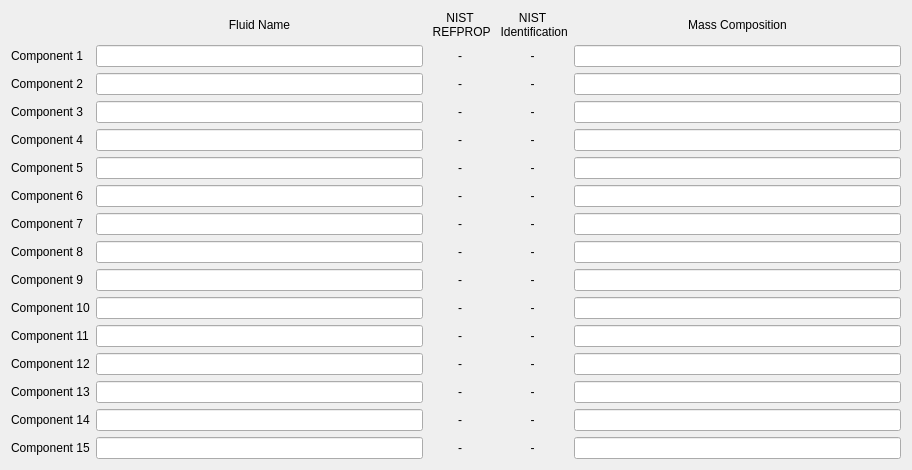
             <widget class="QWidget" name="scrollAreaWidgetContents_3">
              <property name="geometry">
               <rect>
                <x>0</x>
                <y>0</y>
                <width>912</width>
                <height>434</height>
               </rect>
              </property>
              <layout class="QGridLayout" name="gridLayout_14">
               <item row="0" column="5">
                <widget class="QLabel" name="fluid_properties_composition">
                 <property name="text">
                  <string>Mass Composition</string>
                 </property>
                 <property name="alignment">
                  <set>Qt::AlignCenter</set>
                 </property>
                </widget>
               </item>
               <item row="0" column="1">
                <widget class="QLabel" name="fluid_properties_name">
                 <property name="text">
                  <string>Fluid Name</string>
                 </property>
                 <property name="alignment">
                  <set>Qt::AlignCenter</set>
                 </property>
                </widget>
               </item>
               <item row="11" column="0">
                <widget class="QLabel" name="component_11">
                 <property name="text">
                  <string>Component 11</string>
                 </property>
                </widget>
               </item>
               <item row="2" column="3">
                <widget class="QLabel" name="component_2_nist">
                 <property name="text">
                  <string>-</string>
                 </property>
                 <property name="alignment">
                  <set>Qt::AlignCenter</set>
                 </property>
                </widget>
               </item>
               <item row="1" column="4">
                <widget class="QLabel" name="component_1_nist_identification">
                 <property name="text">
                  <string>-</string>
                 </property>
                 <property name="alignment">
                  <set>Qt::AlignCenter</set>
                 </property>
                </widget>
               </item>
               <item row="4" column="0">
                <widget class="QLabel" name="component_4">
                 <property name="text">
                  <string>Component 4</string>
                 </property>
                </widget>
               </item>
               <item row="8" column="0">
                <widget class="QLabel" name="component_8">
                 <property name="text">
                  <string>Component 8</string>
                 </property>
                </widget>
               </item>
               <item row="12" column="0">
                <widget class="QLabel" name="component_12">
                 <property name="text">
                  <string>Component 12</string>
                 </property>
                </widget>
               </item>
               <item row="1" column="1">
                <widget class="QLineEdit" name="component_1_name"/>
               </item>
               <item row="1" column="5">
                <widget class="QLineEdit" name="component_1_composition"/>
               </item>
               <item row="13" column="0">
                <widget class="QLabel" name="component_13">
                 <property name="text">
                  <string>Component 13</string>
                 </property>
                </widget>
               </item>
               <item row="2" column="1">
                <widget class="QLineEdit" name="component_2_name"/>
               </item>
               <item row="10" column="0">
                <widget class="QLabel" name="component_10">
                 <property name="text">
                  <string>Component 10</string>
                 </property>
                </widget>
               </item>
               <item row="0" column="3">
                <widget class="QLabel" name="fluid_properties_nist">
                 <property name="text">
                  <string>NIST 
 REFPROP</string>
                 </property>
                 <property name="alignment">
                  <set>Qt::AlignCenter</set>
                 </property>
                </widget>
               </item>
               <item row="9" column="0">
                <widget class="QLabel" name="component_9">
                 <property name="text">
                  <string>Component 9</string>
                 </property>
                </widget>
               </item>
               <item row="1" column="3">
                <widget class="QLabel" name="component_1_nist">
                 <property name="text">
                  <string>-</string>
                 </property>
                 <property name="alignment">
                  <set>Qt::AlignCenter</set>
                 </property>
                </widget>
               </item>
               <item row="0" column="4">
                <widget class="QLabel" name="fluid_properties_nist_identification">
                 <property name="text">
                  <string>NIST 
 Identification</string>
                 </property>
                 <property name="alignment">
                  <set>Qt::AlignCenter</set>
                 </property>
                </widget>
               </item>
               <item row="2" column="4">
                <widget class="QLabel" name="component_2_nist_identification">
                 <property name="text">
                  <string>-</string>
                 </property>
                 <property name="alignment">
                  <set>Qt::AlignCenter</set>
                 </property>
                </widget>
               </item>
               <item row="7" column="0">
                <widget class="QLabel" name="component_7">
                 <property name="text">
                  <string>Component 7</string>
                 </property>
                </widget>
               </item>
               <item row="5" column="0">
                <widget class="QLabel" name="component_5">
                 <property name="text">
                  <string>Component 5</string>
                 </property>
                </widget>
               </item>
               <item row="6" column="0">
                <widget class="QLabel" name="component_6">
                 <property name="text">
                  <string>Component 6</string>
                 </property>
                </widget>
               </item>
               <item row="2" column="5">
                <widget class="QLineEdit" name="component_2_composition"/>
               </item>
               <item row="1" column="0">
                <widget class="QLabel" name="component_1">
                 <property name="text">
                  <string>Component 1</string>
                 </property>
                </widget>
               </item>
               <item row="14" column="0">
                <widget class="QLabel" name="component_14">
                 <property name="text">
                  <string>Component 14</string>
                 </property>
                </widget>
               </item>
               <item row="2" column="0">
                <widget class="QLabel" name="component_2">
                 <property name="text">
                  <string>Component 2</string>
                 </property>
                </widget>
               </item>
               <item row="3" column="0">
                <widget class="QLabel" name="component_3">
                 <property name="text">
                  <string>Component 3</string>
                 </property>
                </widget>
               </item>
               <item row="15" column="0">
                <widget class="QLabel" name="component_15">
                 <property name="text">
                  <string>Component 15</string>
                 </property>
                </widget>
               </item>
               <item row="3" column="1">
                <widget class="QLineEdit" name="component_3_name"/>
               </item>
               <item row="4" column="1">
                <widget class="QLineEdit" name="component_4_name"/>
               </item>
               <item row="5" column="1">
                <widget class="QLineEdit" name="component_5_name"/>
               </item>
               <item row="6" column="1">
                <widget class="QLineEdit" name="component_6_name"/>
               </item>
               <item row="7" column="1">
                <widget class="QLineEdit" name="component_7_name"/>
               </item>
               <item row="8" column="1">
                <widget class="QLineEdit" name="component_8_name"/>
               </item>
               <item row="9" column="1">
                <widget class="QLineEdit" name="component_9_name"/>
               </item>
               <item row="10" column="1">
                <widget class="QLineEdit" name="component_10_name"/>
               </item>
               <item row="11" column="1">
                <widget class="QLineEdit" name="component_11_name"/>
               </item>
               <item row="12" column="1">
                <widget class="QLineEdit" name="component_12_name"/>
               </item>
               <item row="13" column="1">
                <widget class="QLineEdit" name="component_13_name"/>
               </item>
               <item row="14" column="1">
                <widget class="QLineEdit" name="component_14_name"/>
               </item>
               <item row="15" column="1">
                <widget class="QLineEdit" name="component_15_name"/>
               </item>
               <item row="3" column="3">
                <widget class="QLabel" name="component_3_nist">
                 <property name="text">
                  <string>-</string>
                 </property>
                 <property name="alignment">
                  <set>Qt::AlignCenter</set>
                 </property>
                </widget>
               </item>
               <item row="4" column="3">
                <widget class="QLabel" name="component_4_nist">
                 <property name="text">
                  <string>-</string>
                 </property>
                 <property name="alignment">
                  <set>Qt::AlignCenter</set>
                 </property>
                </widget>
               </item>
               <item row="5" column="3">
                <widget class="QLabel" name="component_5_nist">
                 <property name="text">
                  <string>-</string>
                 </property>
                 <property name="alignment">
                  <set>Qt::AlignCenter</set>
                 </property>
                </widget>
               </item>
               <item row="6" column="3">
                <widget class="QLabel" name="component_6_nist">
                 <property name="text">
                  <string>-</string>
                 </property>
                 <property name="alignment">
                  <set>Qt::AlignCenter</set>
                 </property>
                </widget>
               </item>
               <item row="7" column="3">
                <widget class="QLabel" name="component_7_nist">
                 <property name="text">
                  <string>-</string>
                 </property>
                 <property name="alignment">
                  <set>Qt::AlignCenter</set>
                 </property>
                </widget>
               </item>
               <item row="8" column="3">
                <widget class="QLabel" name="component_8_nist">
                 <property name="text">
                  <string>-</string>
                 </property>
                 <property name="alignment">
                  <set>Qt::AlignCenter</set>
                 </property>
                </widget>
               </item>
               <item row="9" column="3">
                <widget class="QLabel" name="component_9_nist">
                 <property name="text">
                  <string>-</string>
                 </property>
                 <property name="alignment">
                  <set>Qt::AlignCenter</set>
                 </property>
                </widget>
               </item>
               <item row="10" column="3">
                <widget class="QLabel" name="component_10_nist">
                 <property name="text">
                  <string>-</string>
                 </property>
                 <property name="alignment">
                  <set>Qt::AlignCenter</set>
                 </property>
                </widget>
               </item>
               <item row="11" column="3">
                <widget class="QLabel" name="component_11_nist">
                 <property name="text">
                  <string>-</string>
                 </property>
                 <property name="alignment">
                  <set>Qt::AlignCenter</set>
                 </property>
                </widget>
               </item>
               <item row="12" column="3">
                <widget class="QLabel" name="component_12_nist">
                 <property name="text">
                  <string>-</string>
                 </property>
                 <property name="alignment">
                  <set>Qt::AlignCenter</set>
                 </property>
                </widget>
               </item>
               <item row="13" column="3">
                <widget class="QLabel" name="component_13_nist">
                 <property name="text">
                  <string>-</string>
                 </property>
                 <property name="alignment">
                  <set>Qt::AlignCenter</set>
                 </property>
                </widget>
               </item>
               <item row="14" column="3">
                <widget class="QLabel" name="component_14_nist">
                 <property name="text">
                  <string>-</string>
                 </property>
                 <property name="alignment">
                  <set>Qt::AlignCenter</set>
                 </property>
                </widget>
               </item>
               <item row="15" column="3">
                <widget class="QLabel" name="component_15_nist">
                 <property name="text">
                  <string>-</string>
                 </property>
                 <property name="alignment">
                  <set>Qt::AlignCenter</set>
                 </property>
                </widget>
               </item>
               <item row="3" column="4">
                <widget class="QLabel" name="component_3_nist_identification">
                 <property name="text">
                  <string>-</string>
                 </property>
                 <property name="alignment">
                  <set>Qt::AlignCenter</set>
                 </property>
                </widget>
               </item>
               <item row="4" column="4">
                <widget class="QLabel" name="component_4_nist_identification">
                 <property name="text">
                  <string>-</string>
                 </property>
                 <property name="alignment">
                  <set>Qt::AlignCenter</set>
                 </property>
                </widget>
               </item>
               <item row="5" column="4">
                <widget class="QLabel" name="component_5_nist_identification">
                 <property name="text">
                  <string>-</string>
                 </property>
                 <property name="alignment">
                  <set>Qt::AlignCenter</set>
                 </property>
                </widget>
               </item>
               <item row="6" column="4">
                <widget class="QLabel" name="component_6_nist_identification">
                 <property name="text">
                  <string>-</string>
                 </property>
                 <property name="alignment">
                  <set>Qt::AlignCenter</set>
                 </property>
                </widget>
               </item>
               <item row="7" column="4">
                <widget class="QLabel" name="component_7_nist_identification">
                 <property name="text">
                  <string>-</string>
                 </property>
                 <property name="alignment">
                  <set>Qt::AlignCenter</set>
                 </property>
                </widget>
               </item>
               <item row="8" column="4">
                <widget class="QLabel" name="component_8_nist_identification">
                 <property name="text">
                  <string>-</string>
                 </property>
                 <property name="alignment">
                  <set>Qt::AlignCenter</set>
                 </property>
                </widget>
               </item>
               <item row="9" column="4">
                <widget class="QLabel" name="component_9_nist_identification">
                 <property name="text">
                  <string>-</string>
                 </property>
                 <property name="alignment">
                  <set>Qt::AlignCenter</set>
                 </property>
                </widget>
               </item>
               <item row="10" column="4">
                <widget class="QLabel" name="component_10_nist_identification">
                 <property name="text">
                  <string>-</string>
                 </property>
                 <property name="alignment">
                  <set>Qt::AlignCenter</set>
                 </property>
                </widget>
               </item>
               <item row="11" column="4">
                <widget class="QLabel" name="component_11_nist_identification">
                 <property name="text">
                  <string>-</string>
                 </property>
                 <property name="alignment">
                  <set>Qt::AlignCenter</set>
                 </property>
                </widget>
               </item>
               <item row="12" column="4">
                <widget class="QLabel" name="component_12_nist_identification">
                 <property name="text">
                  <string>-</string>
                 </property>
                 <property name="alignment">
                  <set>Qt::AlignCenter</set>
                 </property>
                </widget>
               </item>
               <item row="13" column="4">
                <widget class="QLabel" name="component_13_nist_identification">
                 <property name="text">
                  <string>-</string>
                 </property>
                 <property name="alignment">
                  <set>Qt::AlignCenter</set>
                 </property>
                </widget>
               </item>
               <item row="14" column="4">
                <widget class="QLabel" name="component_14_nist_identification">
                 <property name="text">
                  <string>-</string>
                 </property>
                 <property name="alignment">
                  <set>Qt::AlignCenter</set>
                 </property>
                </widget>
               </item>
               <item row="15" column="4">
                <widget class="QLabel" name="component_15_nist_identification">
                 <property name="text">
                  <string>-</string>
                 </property>
                 <property name="alignment">
                  <set>Qt::AlignCenter</set>
                 </property>
                </widget>
               </item>
               <item row="3" column="5">
                <widget class="QLineEdit" name="component_3_composition"/>
               </item>
               <item row="4" column="5">
                <widget class="QLineEdit" name="component_4_composition"/>
               </item>
               <item row="5" column="5">
                <widget class="QLineEdit" name="component_5_composition"/>
               </item>
               <item row="6" column="5">
                <widget class="QLineEdit" name="component_6_composition"/>
               </item>
               <item row="7" column="5">
                <widget class="QLineEdit" name="component_7_composition"/>
               </item>
               <item row="8" column="5">
                <widget class="QLineEdit" name="component_8_composition"/>
               </item>
               <item row="9" column="5">
                <widget class="QLineEdit" name="component_9_composition"/>
               </item>
               <item row="10" column="5">
                <widget class="QLineEdit" name="component_10_composition"/>
               </item>
               <item row="11" column="5">
                <widget class="QLineEdit" name="component_11_composition"/>
               </item>
               <item row="12" column="5">
                <widget class="QLineEdit" name="component_12_composition"/>
               </item>
               <item row="13" column="5">
                <widget class="QLineEdit" name="component_13_composition"/>
               </item>
               <item row="14" column="5">
                <widget class="QLineEdit" name="component_14_composition"/>
               </item>
               <item row="15" column="5">
                <widget class="QLineEdit" name="component_15_composition"/>
               </item>
              </layout>
             </widget>
